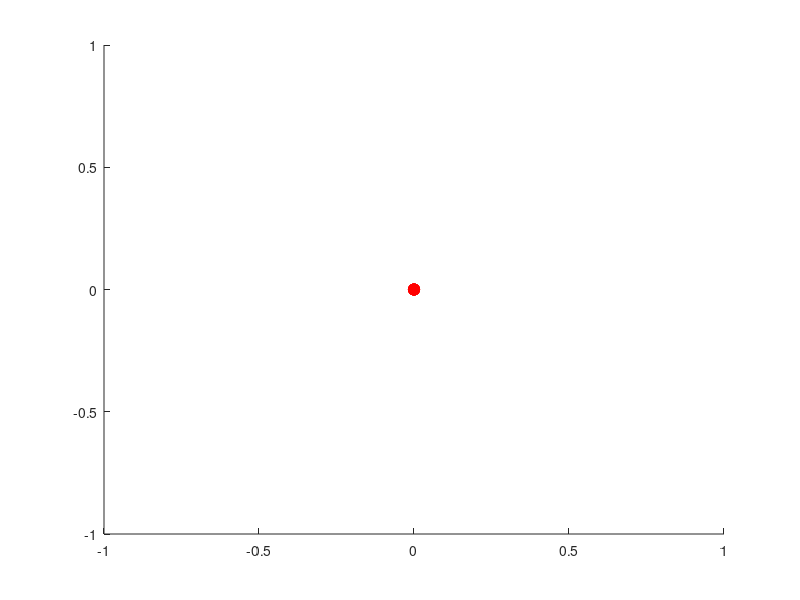

The MATLAB source for this figure: (Note: this script raises an error after producing the figure.)
function strandbeest()
    %Set Parameters
    %initialize leg_params structure
    leg_params = struct();
    %number of vertices in linkage
    leg_params.num_vertices = 7;
    %number of links in linkage
    leg_params.num_linkages = 10;
    %length of crank shaft
    leg_params.crank_length = 15.0;
    %fixed position coords of vertex 0
    leg_params.vertex_pos0 = [0;0];
    %fixed position coords of vertex 2 ***********************
    leg_params.vertex_pos2 = [-38.0;-7.8];
    
    %matrix relating links to vertices
    leg_params.link_to_vertex_list = ...
           [1, 3;... %link 1 adjacency
            3, 4;... %link 2 adjacency
            2, 3;... %link 3 adjacency
            2, 4;... %link 4 adjacency
            4, 5;... %link 5 adjacency
            2, 6;... %link 6 adjacency
            1, 6;... %link 7 adjacency
            5, 6;... %link 8 adjacency
            5, 7;... %link 9 adjacency
            6, 7]; %link 10 adjacency
            
    leg_params.link_lengths = ...
           [50.0,... %link 1 length
            55.8,... %link 2 length
            41.5,... %link 3 length
            40.1,... %link 4 length
            39.4,... %link 5 length
            39.3,... %link 6 length
            61.9,... %link 7 length
            36.7,... %link 8 length
            65.7,... %link 9 length
            49.0]; %link 10 length
    
    vertex_guess_coords = [...
    [ 0; 50];... %vertex 1 guess
    [ -50; 0];... %vertex 2 guess
    [ -50; 50];... %vertex 3 guess
    [-100; 0];... %vertex 4 guess
    [-100; -50];... %vertex 5 guess
    [ -50; -50];... %vertex 6 guess
    [ -50; -100]... %vertex 7 guess
    ];
    
    theta = 0;
    theta = linspace(0,(2*pi),60);

    [~, ~] = video_example(leg_params,vertex_guess_coords,theta);
end


function length_errors = link_length_error(vertex_coords, leg_params)
    %vertex_coords: a column vector containing the (x,y) coordinates of vertices (x1; y1; x2; y2...)   
    %length_errors: a column vector describing the current distance error of the ith link

    link_to_vertex_list = leg_params.link_to_vertex_list;
    link_lengths = leg_params.link_lengths;
    length_errors = zeros(leg_params.num_linkages, 1);

    for i = 1:leg_params.num_linkages
        vertices = link_to_vertex_list(i,:); % the 2 vertex connected by link i
        A = [vertex_coords(vertices(1)*2 - 1), vertex_coords(vertices(1)*2)]; % [XA, YA]
        B = [vertex_coords(vertices(2)*2 - 1), vertex_coords(vertices(2)*2)]; % (XB, YB)
        fi = (A(1)-B(1))^2 + (A(2)-B(2))^2 - link_lengths(i)^2;

        length_errors(i) = fi; 
    end
end


function coord_errors = fixed_coord_error_func(vertex_coords, leg_params, theta)
    %vertex_coords: a column vector containing the (x,y) coordinates of vertices (x1; y1; x2; y2...) 
    %coord_errors: a column vector of the diff. between the coords of vertices 1 & 2 vs what they should be
    vertex_1x = vertex_coords(1);
    vertex_1y = vertex_coords(2);
    vertex_2x = vertex_coords(3);
    vertex_2y = vertex_coords(4);

    vertex_1x_bar = leg_params.vertex_pos0(1) + leg_params.crank_length * cos(theta);
    vertex_1y_bar = leg_params.vertex_pos0(2) + leg_params.crank_length * sin(theta);
    vertex_2x_bar = leg_params.vertex_pos0(1) + leg_params.vertex_pos2(1);
    vertex_2y_bar = leg_params.vertex_pos0(2) + leg_params.vertex_pos2(2);

    coord_errors = [vertex_1x - vertex_1x_bar; vertex_1y - vertex_1y_bar;vertex_2x - vertex_2x_bar;vertex_2y - vertex_2y_bar];
end


function error_vec = linkage_error_func(vertex_coords, leg_params, theta)
    %concatenate length_errors and coord_errors
    distance_errors = link_length_error(vertex_coords, leg_params);
    coord_errors = fixed_coord_error_func(vertex_coords, leg_params, theta);
    error_vec = [distance_errors;coord_errors];
end


function [vertex_coords_root, exit_flag] = compute_coords(vertex_coords_guess, leg_params, theta)
    % just find a config of vertices that fits the length bro
    solver_params = struct();
    strandbeest_error = @(v) linkage_error_func(v, leg_params, theta);
    
    [numRows, numCols] = size(vertex_coords_guess);
    guess = zeros(numRows*numCols, 1);
    tracker = 1;
    for i = 1:numRows
        for j = 1:numCols
            guess(tracker) = vertex_coords_guess(i, j);
            tracker = tracker + 1;
        end
    end

    [vertex_coords_root, exit_flag] = multi_newton(strandbeest_error,guess,solver_params);
end

% Plots the linkage or vertex of leg depending on what you what ig
function leg_drawing = initialize_leg_drawing(leg_params)
    leg_drawing = struct();
    leg_drawing.linkages = cell(leg_params.num_linkages,1);
    
    for linkage_index = 1:leg_params.num_linkages
        leg_drawing.linkages{linkage_index} = line([0,0],[0,0],'color','b','linewidth',2);
    end
    
    leg_drawing.crank = line([0,0],[0,0],'color','b','linewidth',1.5);
    leg_drawing.vertices = cell(leg_params.num_vertices,1);
    
    for vertex_index = 1:leg_params.num_vertices
        leg_drawing.vertices{vertex_index} = line([0],[0],'marker',...
        'o','markerfacecolor','r','markeredgecolor','r','markersize',8);
    end
end


%Plots leg given coordinates yay
function update_leg_drawing(complete_vertex_coords, leg_drawing, leg_params)
    axis equal

    %iterate through each link, and plot each link
    for linkage_index = 1:leg_params.num_linkages
        %put the x & y coordinates of both ends of the link in line_x and y
        vertices = leg_params.link_to_vertex_list(linkage_index, :);
        line_x = [complete_vertex_coords(vertices(1)*2 - 1), complete_vertex_coords(vertices(2)*2 - 1)];
        line_y = [complete_vertex_coords(vertices(1)*2), complete_vertex_coords(vertices(2)*2)];
        set(leg_drawing.linkages{linkage_index},'xdata',line_x,'ydata',line_y);
    end

    %iterate through each vertex, and plot each vertex
    for vertex_index = 1:leg_params.num_vertices
        %put the x & y coordinates of the vertex into dot_x and y
        dot_x = complete_vertex_coords(vertex_index*2 - 1);
        dot_y = complete_vertex_coords(vertex_index*2);
        set(leg_drawing.vertices{vertex_index},'xdata',dot_x,'ydata',dot_y);
    end

    %your code here
    %crank_x and crank_y should both be two element arrays
    %containing the x and y coordinates of the line segment describing the crank
    crank_x = [leg_params.vertex_pos0(1,:), complete_vertex_coords(1)]; 
    crank_y = [leg_params.vertex_pos0(2,:), complete_vertex_coords(2)];
    set(leg_drawing.crank,'xdata',crank_x,'ydata',crank_y);
end

%Making the video
function [leg_drawing, vertex_coords_root] = video_example(leg_params,vertex_guess_coords,theta)

    % %define location and filename where video will be stored
    % %written a bit weird to make it fit when viewed in assignment
    % mypath1 = %insert value
    % mypath2 = %insert here
    % fname='leg_animation.avi';
    % input_fname = [mypath1,mypath2,fname];
    % 
    % %create a videowriter, which will write frames to the animation file
    % writerObj = VideoWriter(input_fname);
    % %must call open before writing any frames
    % open(writerObj);
    
    leg_drawing = initialize_leg_drawing(leg_params);
    
    % linkage_error_func(guess, leg_params, theta)
    [vertex_coords_root, ~] = compute_coords(vertex_guess_coords, leg_params, theta);
    update_leg_drawing(vertex_coords_root, leg_drawing, leg_params)

    %iterate through theta
    for theta_iter = 0:length(theta)

        leg_drawing = initialize_leg_drawing(leg_params);
        
        % linkage_error_func(guess, leg_params, theta)
        [vertex_coords_root, ~] = compute_coords(vertex_guess_coords, leg_params, theta);
        update_leg_drawing(vertex_coords_root, leg_drawing, leg_params)

        coord_errors = fixed_coord_error_func(vertex_coords, leg_params, theta_iter);
        error_vec = linkage_error_func(vertex_coords, leg_params, theta_iter);
        [vertex_coords_root, ~] = compute_coords(vertex_coords_guess, leg_params, theta_iter);

        update_leg_drawing(complete_vertex_coords, leg_drawing, leg_params)
        
    end

end